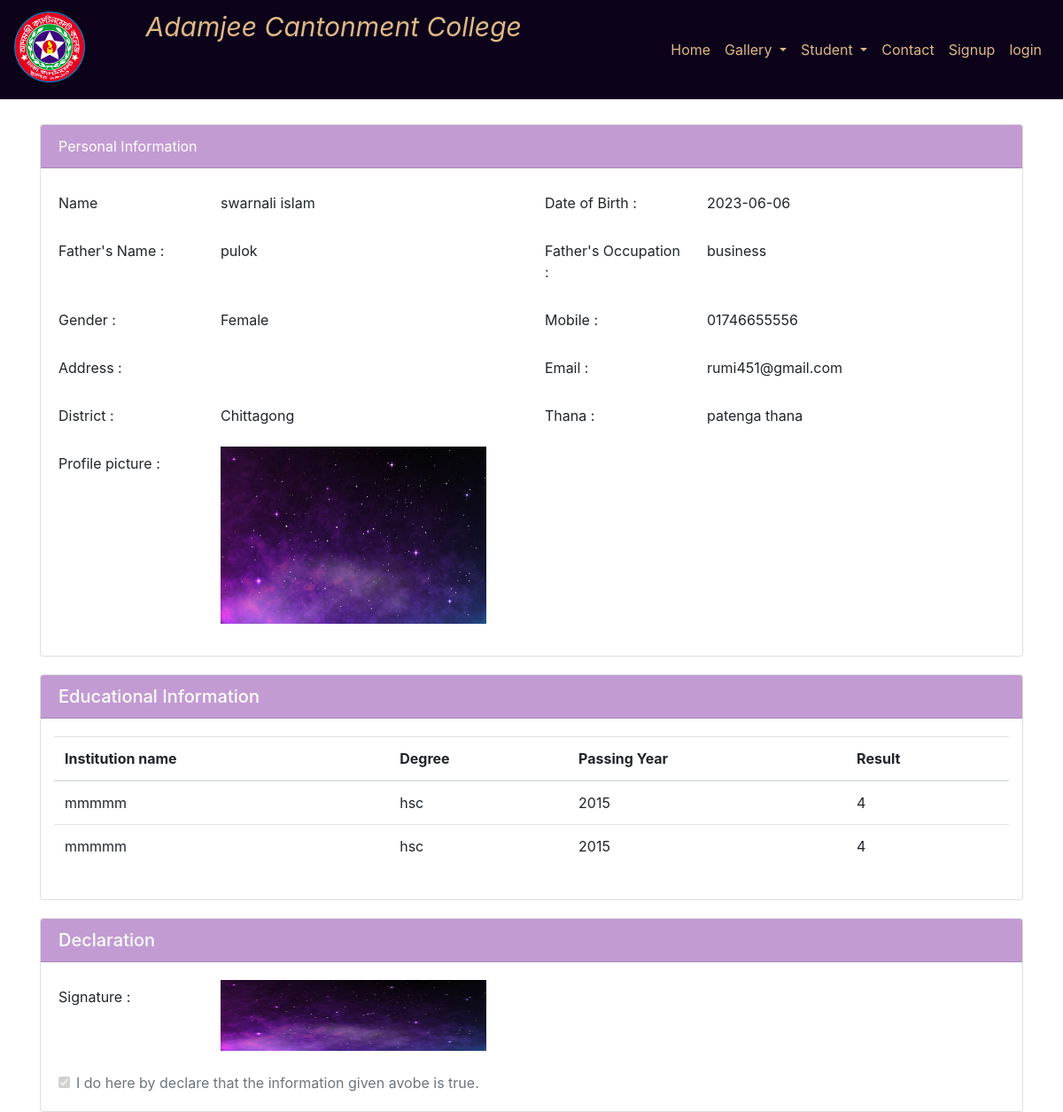
Page /view.php?id=188 on the committed database.
### tables this page shows
CREATE TABLE `student_apps` (
  `id` int(11) NOT NULL,
  `name` varchar(20) DEFAULT NULL,
  `date_of_birth` date DEFAULT NULL,
  `fathers_name` varchar(20) DEFAULT NULL,
  `fathers_occupation` varchar(20) DEFAULT NULL,
  `gender` enum('Male','Female','Other','Not defined') DEFAULT 'Not defined',
  `mobile` varchar(20) DEFAULT NULL,
  `address` varchar(20) DEFAULT NULL,
  `profile_pic` varchar(255) DEFAULT NULL,
  `district` int(11) NOT NULL DEFAULT 0,
  `thana` int(11) NOT NULL DEFAULT 0,
  `email` varchar(100) NOT NULL,
  `accept_terms` tinyint(2) NOT NULL DEFAULT 0 COMMENT '1 = agree, 0 = disagree',
  `status` tinyint(4) NOT NULL DEFAULT 1 COMMENT '1 = active, 0 = inactive',
  `created_by` int(11) DEFAULT NULL,
  `created_at` datetime DEFAULT NULL,
  `updated_at` datetime DEFAULT NULL,
  `updated_by` int(11) DEFAULT NULL,
  `signature` varchar(255) DEFAULT NULL
);

CREATE TABLE `districts` (
  `id` int(11) NOT NULL,
  `name` varchar(50) NOT NULL,
  `status` tinyint(1) NOT NULL DEFAULT 1 COMMENT '1=Active | 0=Inactive'
);

CREATE TABLE `thanas` (
  `id` int(11) NOT NULL,
  `district_id` int(11) NOT NULL,
  `name` varchar(50) NOT NULL,
  `status` tinyint(1) NOT NULL DEFAULT 1 COMMENT '1=Active | 0=Inactive'
);

CREATE TABLE `list_of_educational_info` (
  `id` int(11) NOT NULL,
  `app_id` int(11) NOT NULL,
  `institution_name` varchar(255) DEFAULT NULL,
  `degree` varchar(50) DEFAULT NULL,
  `passing_year` varchar(50) DEFAULT NULL,
  `result` varchar(20) DEFAULT NULL,
  `status` tinyint(4) NOT NULL DEFAULT 1 COMMENT '1 = active, 0 = inactive',
  `created_by` int(11) DEFAULT NULL,
  `created_at` datetime DEFAULT NULL,
  `updated_at` datetime DEFAULT NULL,
  `updated_by` int(11) DEFAULT NULL
);

### view.php (the view, shortened to what this page needs)
<?php
 include 'dbconfig.php';
?>
<!DOCTYPE html>
<html lang="en">
<head>
  <link rel="stylesheet" href="https://cdnjs.cloudflare.com/ajax/libs/bootstrap/4.6.2/css/bootstrap.min.css" />
</head>
<body>
<?php include 'header.php'; ?>
<?php
   $id = $_GET['id'];
  $sql = "SELECT sa.*, d.name AS district, t.name AS thana
        FROM `student_apps` AS sa
        LEFT JOIN `districts` AS d ON sa.district = d.id
        LEFT JOIN `thanas` AS t ON sa.thana = t.id
        WHERE sa.id = $id";
  $result = mysqli_query($db, $sql);
  $row = mysqli_fetch_assoc($result);
  $name = $row['name'];
  $email = $row['email'];
 $gender = $row['gender'];
 $fathers_name = $row['fathers_name'];
 $fathers_occupation = $row['fathers_occupation'];
 $district = $row['district'];
 $thana = $row['thana'];
 $profile_pic = $row['profile_pic'];
 $signature = $row['signature'];
 $mobile = $row['mobile'];
 $address = $row['address'];
 $date_of_birth=$row['date_of_birth'];
 $accept_terms = $row['accept_terms'];
$sql = "SELECT * FROM `list_of_educational_info` WHERE app_id = $id";
$result = mysqli_query($db, $sql);
?>
    <div class="container">
  <div class="card">
    <div class="card-header">
      Personal Information
    </div>
    <div class="card-body">
      <div class="row">
      <div class="col-sm-6">
    <div class="form-group row">
    <label for="staticname" class="col-sm-4 col-form-label">Name</label>
    <div class="col-sm-8">
      <input type="text" readonly class="form-control-plaintext" id="staticname" disabled value="<?php echo $name;?>">
    </div>
  </div>
  </div>
  <div class="col-sm-6">
    <div class="form-group row">
    <label for="staticEmail" class="col-sm-4 col-form-label">Date of Birth :</label>
    <div class="col-sm-8">
      <input type="text" readonly class="form-control-plaintext" id="staticdobl" disabled value="<?php echo $date_of_birth;?>">
    </div>
  </div>
  </div>
  </div>
  <div class="row">
      <div class="col-sm-6">
    <div class="form-group row">
    <label for="staticfname" class="col-sm-4 col-form-label">Father's Name :</label>
    <div class="col-sm-8">
      <input type="text" readonly class="form-control-plaintext" id="staticfname" disabled value="<?php echo $fathers_name;?>">
    </div>
  </div>
  </div>
  <div class="col-sm-6">
    <div class="form-group row">
    <label for="staticoccp" class="col-sm-4 col-form-label">Father's Occupation : </label>
    <div class="col-sm-8">
      <input type="text" readonly class="form-control-plaintext" id="staticoccp" disabled value="<?php echo $fathers_occupation;?>">
    </div>
  </div>
  </div>
  </div>
  <div class="row">
      <div class="col-sm-6">
    <div class="form-group row">
    <label for="staticEmail" class="col-sm-4 col-form-label">Gender :</label>
    <div class="col-sm-8">
      <input type="text" readonly class="form-control-plaintext" id="staticgender" disabled value="<?php echo $gender;?>">
    </div>
  </div>
  </div>
  <div class="col-sm-6">
    <div class="form-group row">
    <label for="staticmbl" class="col-sm-4 col-form-label">Mobile :</label>
    <div class="col-sm-8">
      <input type="text" readonly class="form-control-plaintext" id="staticmbl" disabled value="<?php echo $mobile;?>">
    </div>
  </div>
  </div>
  </div>
  <div class="row">
      <div class="col-sm-6">
    <div class="form-group row">
    <label for="staticaddress" class="col-sm-4 col-form-label">Address :</label>
    <div class="col-sm-8">
      <input type="text" readonly class="form-control-plaintext" id="staticaddress" disabled value="<?php echo $address;?>">
    </div>
  </div>
  </div>
  <div class="col-sm-6">
    <div class="form-group row">
    <label for="staticEmail" class="col-sm-4 col-form-label">Email :</label>
    <div class="col-sm-8">
      <input type="text" readonly class="form-control-plaintext" id="staticEmail" disabled value="<?php echo $email;?>">
    </div>
  </div>
  </div>
  </div>
  <div class="row">
      <div class="col-sm-6">
    <div class="form-group row">
    <label for="staticdistrict" class="col-sm-4 col-form-label">District :</label>
    <div class="col-sm-8">
      <input type="text" readonly class="form-control-plaintext" id="staticdistrict" disabled value="<?php echo $district;?>">
    </div>
  </div>
  </div>
  <div class="col-sm-6">
    <div class="form-group row">
    <label for="staticthana" class="col-sm-4 col-form-label">Thana :</label>
    <div class="col-sm-8">
      <input type="text" readonly class="form-control-plaintext" id="staticthana" disabled value="<?php echo $thana;?>">
    </div>
  </div>
  </div>
  </div>
  <div class="row">
      <div class="col-sm-6">
    <div class="form-group row">
    <label for="staticpic" class="col-sm-4 col-form-label">Profile picture :</label>
    <div class="col-sm-8">
      <img src="http://localhost/PHP/project/images/<?php echo $profile_pic;?>" style="height:200px; width:300px;">
    </div>
  </div>
  </div>
      </div>
      </div>
      </div>
                        <div class="card" style="margin-top:20px;">
                         <h5 class="card-header">Educational Information</h5>
                          <div class="card-body">
                        <div class="form-row">
                         <table class="table" style="width:130%;" id="tb" >
                          <thead>
                            <tr id="row0">
                              <th scope="col">Institution name</th>
                              <th scope="col">Degree</th>
                              <th scope="col">Passing Year</th>
                              <th scope="col">Result</th>
                              </tr>
                            </thead>
<tbody>
<?php
    while ($row = mysqli_fetch_assoc($result)) {
    ?>
        <tr>
            <td><?php echo $row['institution_name']; ?></td>
            <td><?php echo $row['passing_year']; ?></td>
            <td><?php echo $row['degree']; ?></td>
            <td><?php echo $row['result']; ?></td>
        </tr>
    <?php
    }
    ?>
            </tbody>
                      </table>
                          </div>
                        </div>
                        </div>
                        <div class="card" style="margin-top:20px;">
                         <h5 class="card-header">Declaration</h5>
                          <div class="card-body">
                            <div class="row">
                          <label for="staticsig" class="col-sm-2 col-form-label">Signature :</label>
                      <div class="col-sm-8">
                     <img src="http://localhost/PHP/project/images/<?php echo $signature;?>" style="height:80px; width:300px;">
                           </div>
                          </div> <br>
                          <div class="form-check">
                          <?php
                               $isChecked = ($accept_terms == 1) ? 'checked' : '';
                               ?>
                                  <input readonly class="form-check-input" type="checkbox" disabled <?php echo $isChecked; ?> id="Check1">
                                  <label class="form-check-label" for="defaultCheck1">
                                    I do here by declare that the information given avobe is true.
                                  </label>
                                </div>
                            </div>
                            </div>
                            </div>
</body>
</html>

### view.php (style rules this page uses)
.container { margin-top: 140px; }
.card-header { background-color: #C39BD3; color: white; }

### rows in the picture
student_apps: name "swarnali islam", date_of_birth "2023-06-06", fathers_name "pulok", fathers_occupation "business", gender "Female", mobile "01746655556", email "rumi451@gmail.com", name "Chittagong", name "patenga thana", profile_pic (picture), signature (picture)
list_of_educational_info: institution_name "mmmmm", passing_year "hsc", degree "2015", result "4"
list_of_educational_info: institution_name "mmmmm", passing_year "hsc", degree "2015", result "4"
